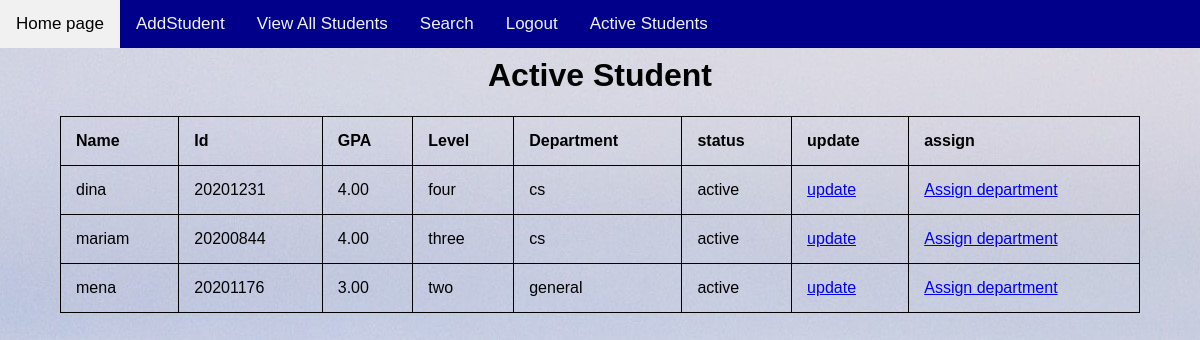
Page /activeStudent on the committed database.
### pages/models.py (models this page shows)
class AddStudentt(models.Model):
    gender_choices=[('female','Female'),('male','Male')]
    level_choices = [
        ('one' , 'one'),
        ('two' , 'two'),
        ('three' ,'three'),
        ('four' , 'four'),
    ]
    status_choices = [
        ('active','Active'),
        ('inactive','In Active'),
    ]
    department_choices=[
        ('general','General'),
        ('is','Information System'),
        ('cs','Computer Science'),
        ('ai','Artificial Intelligence'),
        ('ds','Decision Support'),
        ('it','Information Tecnology'),
    ]
    fname = models.CharField(max_length=50)
    lname = models.CharField(max_length=50)
    dateofbirth = models.DateTimeField(auto_now_add=True)
    St_ID = models.IntegerField(null=False)
    gpa = models.DecimalField(max_digits=3, decimal_places=2, null=True ,blank=True)
    email=models.CharField(max_length=50,null=True,blank=True)
    phonenumber=models.IntegerField(null=True)
    Gender=models.CharField(max_length=50,choices=gender_choices,null=True,blank=True)
    level=models.CharField(max_length=50,choices=level_choices,null=True,blank=True)
    status=models.CharField(max_length=50,choices=status_choices,null=True,blank=True)
    department=models.CharField(max_length=50,choices=department_choices,null=True,blank=True)

### pages/views.py (the view)
# urls.py: path('activeStudent', views.activeStudent, name='activeStudent'),
def activeStudent(request):
    activeStudent = AddStudentt.objects.all()
    return render(request, 'pages/activeStudent.html',
                  {'activeStudent': activeStudent})

### templates/pages/activeStudent.html (shortened to what this page needs)
{%extends 'base.html'%}
{%block content%}
{%load static%}
<!DOCTYPE html>
<html>
<head>
    <link rel="stylesheet" href="{% static 'css/style.css'%}">
</head>
<body>
    <br />
    <br />
    <h1>Active Student</h1>
    <table id="t1">
        <tr>
            <th>Name</th>
            <th>Id</th>
            <th>GPA</th>
            <th>Level</th>
            <th>Department</th>
            <th>status</th>
            <th>update</th>
            <th>assign</th>
        </tr>
        {% for AddStudentt in activeStudent %}
        {% if AddStudentt.status == 'active' %}
        <tr>
            <td> {{AddStudentt.fname}}</td>
            <td>{{AddStudentt.St_ID}}</td>
            <td>{{AddStudentt.gpa}}</td>
            <td>{{AddStudentt.level}}</td>
            <td>{{AddStudentt.department}}</td>
            <td>{{AddStudentt.status}}</td>
            <td><a href="Edit/{{AddStudentt.id}}">update</a></td>
            <td><a href="AssignDepartment/{{AddStudentt.id}}">Assign department</a></td>
        </tr>
        {% endif %}
        {% endfor %}
    </table>
</body>
</html>
{%endblock content%}

### project/static/css/style.css (style rules this page uses)
body { background:url( "/static/image/Mainpic.jpg"); margin: 0; font-family: Arial, Helvetica, sans-serif; }
table, td, th { border: 1px solid black; text-align: left; }
table { border-collapse: collapse; width: 90%; }
th, td { padding: 15px; }

### rows in the picture
AddStudentt: fname "dina", St_ID "20201231", gpa "4.00", level "four", department "cs", status "active"
AddStudentt: fname "mariam", St_ID "20200844", gpa "4.00", level "three", department "cs", status "active"
AddStudentt: fname "mena", St_ID "20201176", gpa "3.00", level "two", department "general", status "active"
